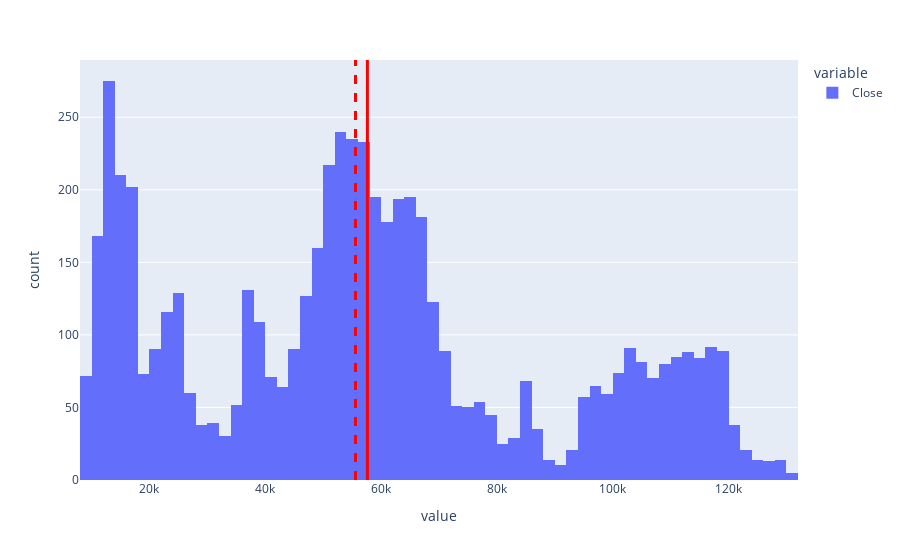

Write notebook code for a chart like this one.
### Code cell
#Criando o histograma
fig02 = px.histogram(ibov)

# Adicionado as linhas de média e mediana
fig02.add_vline(x=np.mean(ibov), line_width=3,  line_color="red")
fig02.add_vline(x=np.median(ibov), line_width=3, line_dash="dash", line_color="red")

# Exibindo a figura
fig02

### Figure 1 — Plotly figure (JSON) as saved in the notebook; plotly's stock layout.template omitted (floating-point values rounded to 4 significant figures; data arrays with more than 128 entries replaced by an {"elided": "..."} marker saying what was removed)
{"data": [{"alignmentgroup": "True", "bingroup": "x", "hovertemplate": "variable=Close<br>value=%{x}<br>count=%{y}<extra></extra>", "legendgroup": "Close", "marker": {"color": "#636efa", "pattern": {"shape": ""}}, "name": "Close", "offsetgroup": "Close", "orientation": "v", "showlegend": true, "type": "histogram", "x": {"elided": "5908 float values"}, "xaxis": "x", "yaxis": "y"}], "layout": {"barmode": "relative", "legend": {"title": {"text": "variable"}, "tracegroupgap": 0}, "margin": {"t": 60}, "shapes": [{"line": {"color": "red", "width": 3}, "type": "line", "x0": 57630.0, "x1": 57630.0, "xref": "x", "y0": 0, "y1": 1, "yref": "y domain"}, {"line": {"color": "red", "dash": "dash", "width": 3}, "type": "line", "x0": 55580.0, "x1": 55580.0, "xref": "x", "y0": 0, "y1": 1, "yref": "y domain"}], "xaxis": {"anchor": "y", "domain": [0, 1], "title": {"text": "value"}}, "yaxis": {"anchor": "x", "domain": [0, 1], "title": {"text": "count"}}}}
